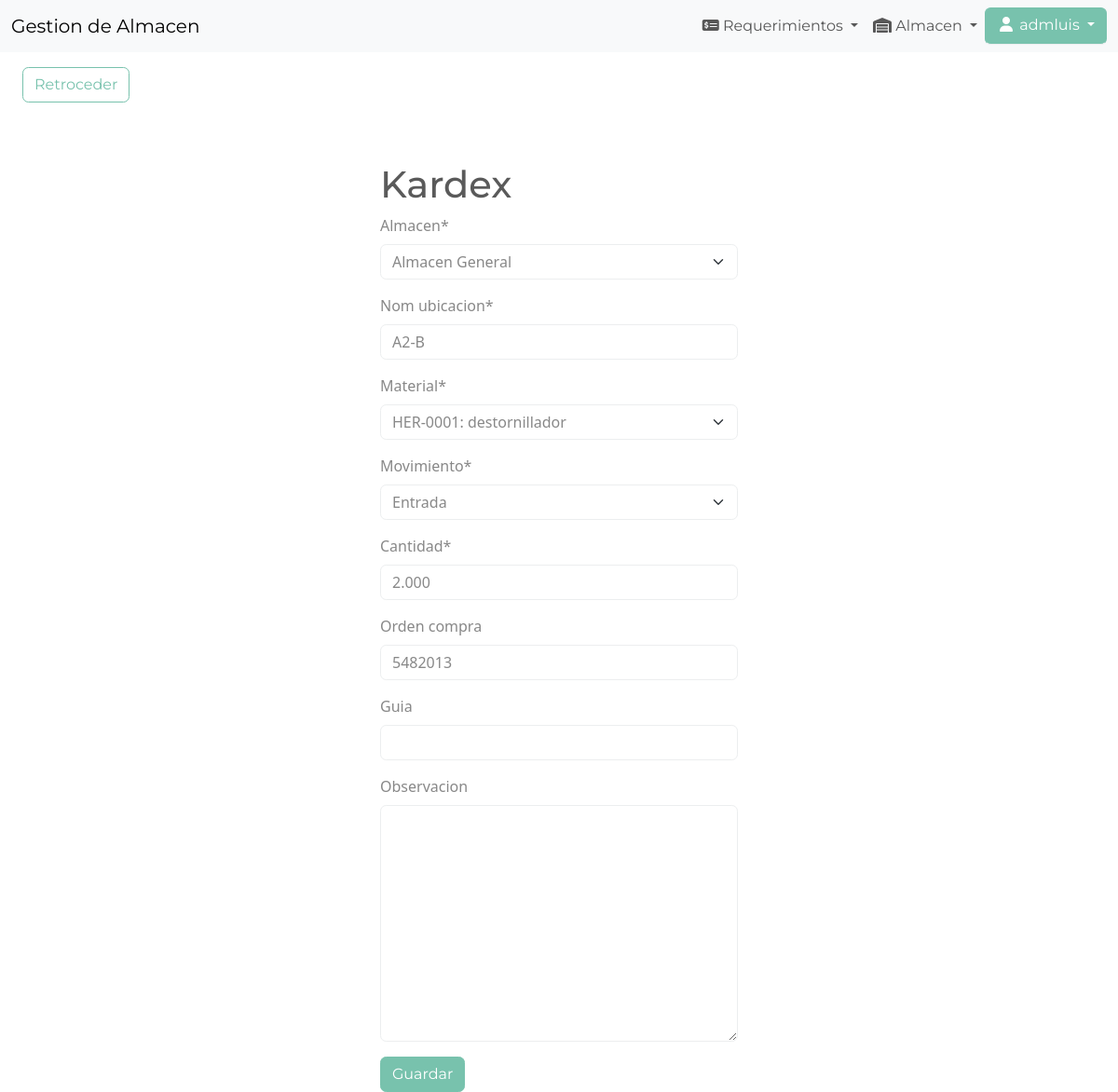
The page /edit-kardex/1 (signed in) on the database its author committed.
### inventory/models.py (models this page shows, shortened)
class Kardex(models.Model):
	class TipoMovimiento(models.IntegerChoices):
		ENTRADA = 1, "Entrada"
		SALIDA = 2, "Salida"
	nom_ubicacion = models.CharField(max_length=60)
	almacen = models.ForeignKey("almacen", on_delete=models.PROTECT, verbose_name="almacen")
	material = models.ForeignKey("material",on_delete=models.PROTECT)
	movimiento = models.PositiveIntegerField(choices=TipoMovimiento.choices)
	observacion = models.TextField(null=True, blank=True)
	cantidad = models.DecimalField(max_digits=12,decimal_places=3)
	orden_compra = models.CharField(max_length=18, null=True, blank=True)
	guia = models.CharField(max_length=18, null=True, blank=True)
	estado = models.BooleanField(default=True)
	fech_modificacion = models.DateField(auto_now=True)
	fech_creacion = models.DateField(auto_now_add=True)

### inventory/views.py (the view)
# urls.py: path('edit-kardex/<int:pk>', EditKardex.as_view(), name='edit-kardex'),
class EditKardex(LoginRequiredMixin, UpdateView):
	model = Kardex
	form_class = kardexForm
	template_name = 'inventory/kardex_form.html'
	success_url = reverse_lazy('kardex')

### inventory/forms.py
class kardexForm(forms.ModelForm):
    almacen = forms.ModelChoiceField(queryset=Almacen.objects.all(), initial=0)
    material = forms.ModelChoiceField(queryset=Material.objects.all(), initial=0)
    class Meta:
        model = Kardex
        fields = ['almacen', 'nom_ubicacion', 'material', 'movimiento', 'cantidad', 'orden_compra', 'guia', 'observacion']

### inventory/models.py (called while the page is built)
	def __str__(self) -> str:
		return self.name

	def __str__(self) -> str:
		return self.cod_material + ": " + self.nombre_material

### inventory/templates/inventory/kardex_form.html (shortened to what this page needs)
{% extends 'inventory/base.html' %}
{% load crispy_forms_tags %}
{% block content %}
	<a href="{% url 'kardex' %}" class="btn btn-outline-primary my-3 mx-4">Retroceder</a>
	<div class="row">
		<div class="col-11 col-md-4 mx-auto mt-5">
			<h1>Kardex</h1>
			<form method="POST">
				{{ form|crispy }}
				<div class="mt-3">
					<button class="btn btn-primary">Guardar</button>
				</div>
			</form>
		</div>
	</div>
{% endblock content %}

### inventory/templates/inventory/navigation.html (shortened to what this page needs)
<nav class="navbar navbar-expand-lg bg-light">
	<div class="container-fluid">
		<a class="navbar-brand" href="{% url 'index' %}">Gestion de Almacen</a>
		<div class="collapse navbar-collapse justify-content-end" id="navbarNav">
			<ul class="navbar-nav">
				{% if user.is_authenticated %}
					<li class="nav-item dropdown">
						<a class="nav-link dropdown-toggle" href="#" id="navbarDropdown" role="button" data-bs-toggle="dropdown" aria-expanded="false">
							<i class="fa-solid fa-money-check-dollar"></i> Requerimientos
						</a>
					</li>
					<li class="nav-item dropdown">
						<a class="nav-link dropdown-toggle" href="#" id="navbarDropdown" role="button" data-bs-toggle="dropdown" aria-expanded="false">
							<i class="fa fa-warehouse fa-fw"></i> Almacen
						</a>
					</li>
					<li class="nav-item btn-group open">
						<a class="btn btn-primary border-bottom border-body dropdown-toggle" role="button" data-bs-toggle="dropdown" href="#" aria-expanded="false">
							<i class="fa fa-user fa-fw"></i> {{ user.username }}
						</a>
					</li>
				{% endif %}
			</ul>
		</div>
	</div>
</nav>

### rows shown on the page
Kardex: almacen "Almacen General", nom_ubicacion "A2-B", material "HER-0001: destornillador", movimiento "Entrada", cantidad "2.000", orden_compra "5482013"

### other values the page prints
{{ user.username }} "admluis"
